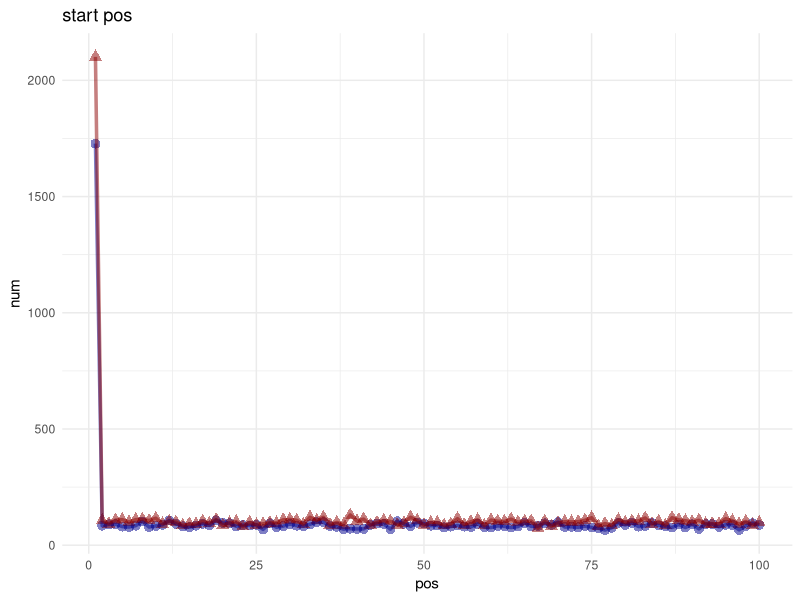
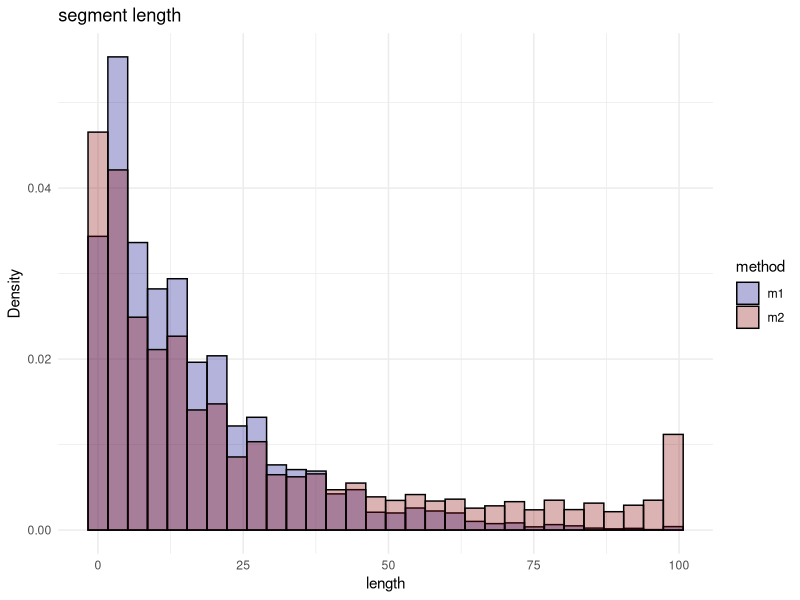

Write the R code that produced these figures, in order.
recomb_info1 <- function(tree_length, L, rho_s, delta) {
  rho <- rho_s * L
  n_recomb <- rpois(1, rho*tree_length/2)
  probstart <- rep(1, L)
  probstart[1] <- delta
  probstart <- probstart / sum(probstart)
  probstartcum <- cumsum(probstart)
  recomb_pos <- matrix(NA, nrow=n_recomb, ncol=2)

  for (i in 1:n_recomb) {
    recomb_pos[i, 1] <- which(runif(1) < probstartcum)[1]
    recomb_pos[i, 2] <- min(recomb_pos[i, 1] + rgeom(1, 1/delta), L)
  }

  return(recomb_pos)
}


recomb_info2 <- function(tree_length, L, rho_s, delta) {
  rho <- rho_s * L
  recomb_pos <- matrix(NA, nrow=1000, ncol=2)
  recomb_num <- 0
  for (i in 1:L) {
    if (i == 1) {
      R_new <- rpois(1, rho_s*delta*tree_length/2)
      R_old <- 0
    } else {
      survive_index <- which(recomb_pos[1:recomb_num, 2] == (i-1))
      R_new <- rpois(1, rho_s*tree_length/2)
      R_old <- rbinom(1, length(survive_index), (1 - 1/delta))
      remain_index <- sample(survive_index, R_old)
    }

    if (R_new > 0) {
      recomb_pos[(recomb_num+1):(recomb_num+R_new), ] <- i
    }

    if (R_old > 0) {
      recomb_pos[remain_index, 2] <- i
    }

    recomb_num <- recomb_num + R_new
  }

  return(recomb_pos[1:recomb_num, ])
}


tree_length <- 2
L <- 100
rho_s <- 10 / L
delta <- 20
start_pos <- data.frame(
  method1 = rep(0, 100),
  method2 = rep(0, 100)
)
segment_length1 <- c()
segment_length2 <- c()
for (i in 1:1000) {
  m1 <- recomb_info1(tree_length, L, rho_s, delta)
  m2 <- recomb_info2(tree_length, L, rho_s, delta)

  if (nrow(m1) > 0) {
    t1 <- as.data.frame(table(m1[, 1]))
    t1_index <- as.numeric(as.character(t1[, 1]))
    start_pos$method1[t1_index] <- start_pos$method1[t1_index] + t1[, 2]
    segment_length1 <- c(segment_length1, m1[, 2] - m1[, 1])
  }

  if (nrow(m2) > 0) {
    t2 <- as.data.frame(table(m2[, 1]))
    t2_index <- as.numeric(as.character(t2[, 1]))
    start_pos$method2[t2_index] <- start_pos$method2[t2_index] + t2[, 2]
    segment_length2 <- c(segment_length2, m2[, 2] - m2[, 1])
  }
}


library(ggplot2)

start_pos$y <- 1:100
ggplot() +
  geom_point(data = start_pos,
             aes(x = y, y = method1),
             color = "darkblue", size = 3, shape = 16, alpha = 0.5) +

  geom_point(data = start_pos,
             aes(x = y, y = method2),
             color = "darkred", size = 3, shape = 17, alpha = 0.5) +

  geom_line(data = start_pos,
            aes(x = y, y = method1),
            color = "darkblue", linetype = "solid", linewidth = 1.2, alpha = 0.5) +

  geom_line(data = start_pos,
            aes(x = y, y = method2),
            color = "darkred", linetype = "solid", linewidth = 1.2, alpha = 0.5) +

  labs(
    title = "start pos",
    x = "pos",
    y = "num"
  ) +
  theme_minimal()


segment_df <- data.frame(
  seg = c(segment_length1, segment_length2),
  method = c(rep("m1", length(segment_length1)), rep("m2", length(segment_length2)))
)
ggplot(segment_df, aes(x = seg, fill = method)) +
  geom_histogram(aes(y = after_stat(density)),
                 bins = 30,
                 color = "black",
                 alpha = 0.3,
                 position = "identity") +
  labs(title = "segment length",
       x = "length",
       y = "Density") +
  scale_fill_manual(values = c("m1"="darkblue", "m2"="darkred")) +
  theme_minimal()
